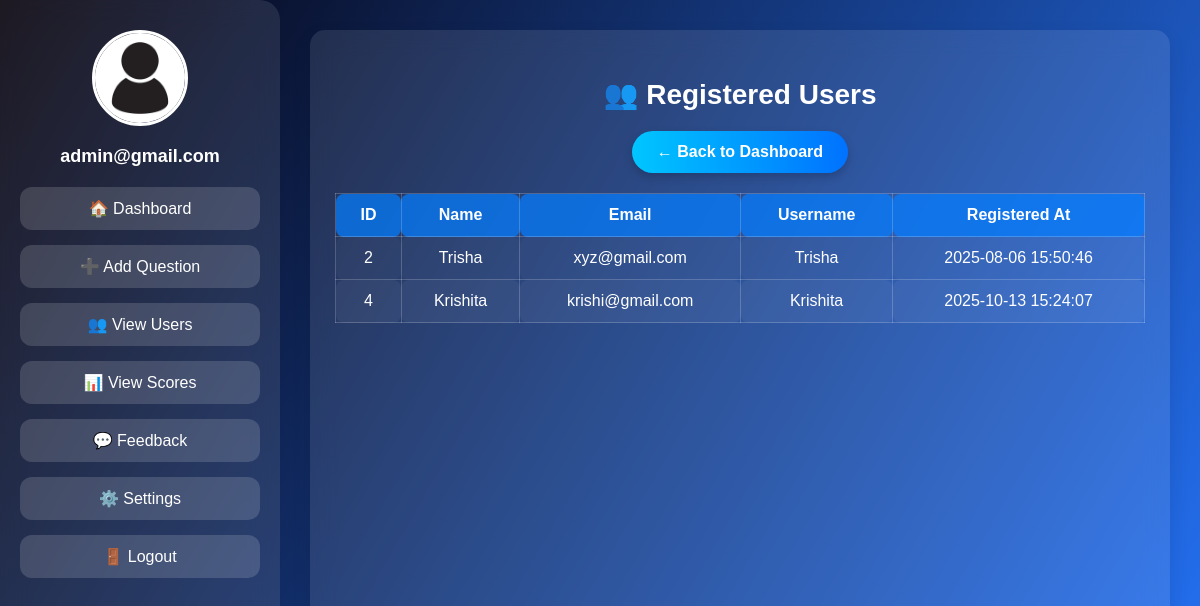
The page /view_users.php (signed in) on the database its author committed.
### tables this page shows
CREATE TABLE `users` (
  `id` int(11) NOT NULL,
  `name` varchar(100) NOT NULL,
  `email` varchar(150) NOT NULL,
  `username` varchar(100) NOT NULL,
  `password` varchar(255) NOT NULL,
  `created_at` timestamp NOT NULL DEFAULT current_timestamp(),
  `profile_pic` varchar(255) DEFAULT NULL
);

### view_users.php (the view, shortened to what this page needs)
<?php
$conn = mysqli_connect("localhost", "root", "", "login");
$query = "SELECT id, name, email, username, created_at FROM users";
$result = mysqli_query($conn, $query);
$admin = $_SESSION['admin'];
?>
<!DOCTYPE html>
<html lang="en">
<head>
</head>
<body>
<div class="sidebar">
  <img src="profile.jpg" alt="Admin">
  <h2><?= htmlspecialchars($admin) ?></h2>
  <div class="menu">
    <a href="admin_panel.php">🏠 Dashboard</a>
    <a href="add_question.php">➕ Add Question</a>
    <a href="view_users.php">👥 View Users</a>
    <a href="view_scores_admin.php">📊 View Scores</a>
    <a href="admin_feedback.php">💬 Feedback</a>
    <a href="admin_settings.php">⚙️ Settings</a>
    <a href="index.php?logout=true">🚪 Logout</a>
  </div>
</div>
<div class="container">
  <h2>👥 Registered Users</h2>
  <div class="btn-container">
  <a href="admin_panel.php" class="back-btn">← Back to Dashboard</a>
  </div>
  <?php if (mysqli_num_rows($result) > 0): ?>
  <table>
      <tr>
          <th>ID</th>
          <th>Name</th>
          <th>Email</th>
          <th>Username</th>
          <th>Registered At</th>
      </tr>
      <?php while($row = mysqli_fetch_assoc($result)): ?>
          <tr>
              <td><?= $row['id'] ?></td>
              <td><?= htmlspecialchars($row['name']) ?></td>
              <td><?= htmlspecialchars($row['email']) ?></td>
              <td><?= htmlspecialchars($row['username']) ?></td>
              <td><?= $row['created_at'] ?></td>
          </tr>
      <?php endwhile; ?>
  </table>
  <?php else: ?>
    <p style="text-align:center; margin-top:20px;">No users found.</p>
  <?php endif; ?>
</div>
</body>
</html>

### view_users.php (style rules this page uses)
body { margin: 0; font-family: 'Poppins', sans-serif; background: linear-gradient(120deg, #05000AFF, #2575fc); color: #fff; min-height: 100vh; display: flex; flex-direction: row; }
.sidebar { width: 240px; background: rgba(255,255,255,0.1); backdrop-filter: blur(15px); border-radius: 0 20px 20px 0; padding: 30px 20px; display: flex; flex-direction: column; align-items: center; flex-shrink: 0; }
.sidebar img { width: 90px; height: 90px; border-radius: 50%; border: 3px solid #fff; margin-bottom: 15px; }
.sidebar h2 { margin: 5px 0 20px; font-size: 18px; text-align: center; }
.menu { width: 100%; display: flex; flex-direction: column; gap: 15px; }
.menu a { text-decoration: none; color: #fff; padding: 12px; border-radius: 12px; text-align: center; background: rgba(255,255,255,0.15); transition: 0.3s; }
.container { flex: 1; margin: 30px; background: rgba(255,255,255,0.1); backdrop-filter: blur(12px); padding: 25px; border-radius: 15px; box-shadow: 0 8px 20px rgba(0,0,0,0.1); }
h2 { text-align: center; margin-bottom: 20px; font-size: 28px; color: #fff; }
.back-btn { display: inline-block; padding: 12px 25px; background: linear-gradient(90deg, #00c6ff, #0072ff); color: #fff; border: none; border-radius: 50px; font-weight: 600; font-size: 16px; text-decoration: none; transition: background 0.3s ease, transform 0.2s; box-shadow: 0 4px 10px rgba(0,0,0,0.2); }
.btn-container { text-align: center; margin-bottom: 20px; display: flex; justify-content: center; }
table { width: 100%; border-collapse: collapse; margin-top: 20px; color: #fff; }
th, td { padding: 12px 15px; border: 1px solid rgba(255,255,255,0.2); text-align: center; border-radius: 8px; }
th { background: rgba(0,123,255,0.7); color: #fff; font-weight: 600; }
tbody tr { background: rgba(255,255,255,0.05); transition: 0.3s; }
tbody tr:nth-child(even) { background: rgba(255,255,255,0.03); }

### rows shown on the page
users: id "2", name "Trisha", email "xyz@gmail.com", username "Trisha", created_at "2025-08-06 15:50:46"
users: id "4", name "Krishita", email "krishi@gmail.com", username "Krishita", created_at "2025-10-13 15:24:07"

### other values the page prints
$admin "admin@gmail.com"
